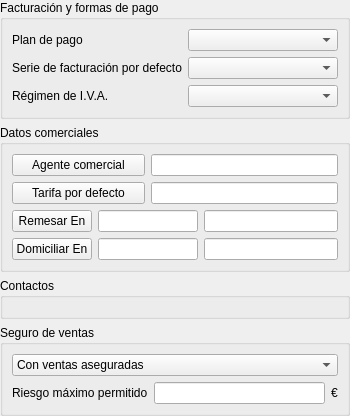
     <widget class="QWidget" name="pageComercial">
      <layout class="QVBoxLayout" name="verticalLayout_3">
       <property name="leftMargin">
        <number>0</number>
       </property>
       <property name="topMargin">
        <number>0</number>
       </property>
       <property name="rightMargin">
        <number>0</number>
       </property>
       <property name="bottomMargin">
        <number>0</number>
       </property>
       <item>
        <widget class="QGroupBox" name="groupBox_12">
         <property name="title">
          <string>Facturación y formas de pago</string>
         </property>
         <layout class="QGridLayout" name="gridLayout_4">
          <item row="1" column="2">
           <widget class="DBComboBox" name="db_idserie">
            <property name="sizePolicy">
             <sizepolicy hsizetype="Expanding" vsizetype="Fixed">
              <horstretch>0</horstretch>
              <verstretch>0</verstretch>
             </sizepolicy>
            </property>
            <property name="toolTip">
             <string>Indica la forma de facturación que por defecto se aplicara a facturas realizadas a este cliente.</string>
            </property>
            <property name="statusTip">
             <string>Indica la forma de facturación que por defecto se aplicara a facturas realizadas a este cliente.</string>
            </property>
            <property name="whatsThis">
             <string>Indica la forma de facturación que por defecto se aplicara a facturas realizadas a este cliente.</string>
            </property>
            <property name="fieldName" stdset="0">
             <string>idserie</string>
            </property>
            <property name="listTableModel" stdset="0">
             <string>seriesfacturacion</string>
            </property>
            <property name="listColumnName" stdset="0">
             <string>descripcion</string>
            </property>
            <property name="listColumnToSave" stdset="0">
             <string>id</string>
            </property>
            <property name="dataEditable" stdset="0">
             <bool>true</bool>
            </property>
           </widget>
          </item>
          <item row="0" column="2">
           <widget class="DBComboBox" name="db_idplanpago">
            <property name="sizePolicy">
             <sizepolicy hsizetype="Expanding" vsizetype="Fixed">
              <horstretch>0</horstretch>
              <verstretch>0</verstretch>
             </sizepolicy>
            </property>
            <property name="toolTip">
             <string>Escoja el plan de pagos de este cliente</string>
            </property>
            <property name="statusTip">
             <string>Escoja el plan de pagos de este cliente</string>
            </property>
            <property name="whatsThis">
             <string>Escoja el plan de pagos de este cliente</string>
            </property>
            <property name="fieldName" stdset="0">
             <string>idplanpago</string>
            </property>
            <property name="listTableModel" stdset="0">
             <string>planespago</string>
            </property>
            <property name="listColumnName" stdset="0">
             <string>descripcion</string>
            </property>
            <property name="listColumnToSave" stdset="0">
             <string>id</string>
            </property>
            <property name="dataEditable" stdset="0">
             <bool>true</bool>
            </property>
           </widget>
          </item>
          <item row="1" column="0" colspan="2">
           <widget class="QLabel" name="label_18">
            <property name="text">
             <string>Serie de facturación por defecto</string>
            </property>
            <property name="buddy">
             <cstring>db_idserie</cstring>
            </property>
           </widget>
          </item>
          <item row="0" column="0">
           <widget class="QLabel" name="label_17">
            <property name="text">
             <string>Plan de pago</string>
            </property>
            <property name="buddy">
             <cstring>db_idplanpago</cstring>
            </property>
           </widget>
          </item>
          <item row="2" column="0">
           <widget class="QLabel" name="label">
            <property name="text">
             <string>Régimen de I.V.A.</string>
            </property>
            <property name="buddy">
             <cstring>db_regimeniva</cstring>
            </property>
           </widget>
          </item>
          <item row="2" column="2">
           <widget class="DBComboBox" name="db_regimeniva">
            <property name="fieldName" stdset="0">
             <string>regimeniva</string>
            </property>
            <property name="dataEditable" stdset="0">
             <bool>true</bool>
            </property>
           </widget>
          </item>
         </layout>
        </widget>
       </item>
       <item>
        <widget class="QGroupBox" name="gbComercial">
         <property name="title">
          <string>Datos comerciales</string>
         </property>
         <layout class="QGridLayout" name="gridLayout_9">
          <item row="0" column="0" colspan="2">
           <widget class="DBChooseRecordButton" name="dbChooseRecordButton">
            <property name="text">
             <string>Agente comercial</string>
            </property>
            <property name="fieldName" stdset="0">
             <string>codagente</string>
            </property>
            <property name="dataEditable" stdset="0">
             <bool>true</bool>
            </property>
           </widget>
          </item>
          <item row="0" column="2" colspan="2">
           <widget class="DBLineEdit" name="db_telefono1_3">
            <property name="fieldName" stdset="0">
             <string>agentescomerciales.persona.nombrecompleto</string>
            </property>
           </widget>
          </item>
          <item row="2" column="0">
           <widget class="DBChooseRecordButton" name="db_codcuentarem">
            <property name="text">
             <string>Remesar En</string>
            </property>
            <property name="fieldName" stdset="0">
             <string>codcuentarem</string>
            </property>
            <property name="dataEditable" stdset="0">
             <bool>true</bool>
            </property>
           </widget>
          </item>
          <item row="2" column="1" colspan="2">
           <widget class="DBLineEdit" name="db_codcuentarem_text">
            <property name="maximumSize">
             <size>
              <width>100</width>
              <height>16777215</height>
             </size>
            </property>
            <property name="fieldName" stdset="0">
             <string>codcuentarem</string>
            </property>
            <property name="dataEditable" stdset="0">
             <bool>false</bool>
            </property>
           </widget>
          </item>
          <item row="2" column="3">
           <widget class="DBLineEdit" name="db_codcuentarem_cuenta">
            <property name="fieldName" stdset="0">
             <string>cuenta</string>
            </property>
            <property name="relationFilter" stdset="0">
             <string>cuentasbanco</string>
            </property>
            <property name="dataEditable" stdset="0">
             <bool>false</bool>
            </property>
           </widget>
          </item>
          <item row="3" column="0">
           <widget class="DBChooseRecordButton" name="db_codcuentadom">
            <property name="text">
             <string>Domiciliar En</string>
            </property>
            <property name="fieldName" stdset="0">
             <string>codcuentadom</string>
            </property>
            <property name="dataEditable" stdset="0">
             <bool>true</bool>
            </property>
           </widget>
          </item>
          <item row="3" column="1" colspan="2">
           <widget class="DBLineEdit" name="db_codcuentadom_text">
            <property name="maximumSize">
             <size>
              <width>100</width>
              <height>16777215</height>
             </size>
            </property>
            <property name="fieldName" stdset="0">
             <string>codcuentadom</string>
            </property>
            <property name="dataEditable" stdset="0">
             <bool>false</bool>
            </property>
           </widget>
          </item>
          <item row="3" column="3">
           <widget class="DBLineEdit" name="db_codcuentadom_cuenta">
            <property name="fieldName" stdset="0">
             <string>cuenta</string>
            </property>
            <property name="relationFilter" stdset="0">
             <string>cuentasbanco</string>
            </property>
            <property name="dataEditable" stdset="0">
             <bool>false</bool>
            </property>
           </widget>
          </item>
          <item row="1" column="0" colspan="2">
           <widget class="DBChooseRecordButton" name="db_idtarifa">
            <property name="text">
             <string>Tarifa por defecto</string>
            </property>
            <property name="dataEditable" stdset="0">
             <bool>true</bool>
            </property>
            <property name="fieldName" stdset="0">
             <string>idtarifa</string>
            </property>
           </widget>
          </item>
          <item row="1" column="2" colspan="2">
           <widget class="DBLineEdit" name="db_tarifasnombre">
            <property name="fieldName" stdset="0">
             <string>tarifas.father.nombre</string>
            </property>
           </widget>
          </item>
         </layout>
        </widget>
       </item>
       <item>
        <widget class="QGroupBox" name="groupBox_2">
         <property name="title">
          <string>Contactos</string>
         </property>
         <layout class="QHBoxLayout" name="horizontalLayout_4">
          <item>
           <widget class="DBDetailView" name="db_contactos" native="true">
            <property name="relationName" stdset="0">
             <string>contactos</string>
            </property>
            <property name="dataEditable" stdset="0">
             <bool>true</bool>
            </property>
           </widget>
          </item>
         </layout>
        </widget>
       </item>
       <item>
        <widget class="QGroupBox" name="groupBox_3">
         <property name="title">
          <string>Seguro de ventas</string>
         </property>
         <layout class="QGridLayout" name="gridLayout_3">
          <item row="0" column="0" colspan="3">
           <widget class="QComboBox" name="db_ventas_aseguradas">
            <property name="toolTip">
             <string>Indica si este cliente tiene sus ventas aseguradas.</string>
            </property>
            <property name="statusTip">
             <string>Indica si este cliente tiene sus ventas aseguradas.</string>
            </property>
            <property name="whatsThis">
             <string>Indica si este cliente tiene sus ventas aseguradas.</string>
            </property>
            <item>
             <property name="text">
              <string>Con ventas aseguradas</string>
             </property>
            </item>
            <item>
             <property name="text">
              <string>SIN cobertura por la compañía de seguros</string>
             </property>
            </item>
            <item>
             <property name="text">
              <string>Organismo público: No pueden asegurarse sus ventas</string>
             </property>
            </item>
            <item>
             <property name="text">
              <string>Particular: No pueden asegurarse sus ventas.</string>
             </property>
            </item>
            <item>
             <property name="text">
              <string>No asegurado por no solicitar crédito.</string>
             </property>
            </item>
           </widget>
          </item>
          <item row="1" column="0">
           <widget class="QLabel" name="label_9">
            <property name="text">
             <string>Riesgo máximo permitido</string>
            </property>
            <property name="buddy">
             <cstring>dbNumberEdit</cstring>
            </property>
           </widget>
          </item>
          <item row="1" column="1">
           <widget class="DBNumberEdit" name="dbNumberEdit"/>
          </item>
          <item row="1" column="2">
           <widget class="QLabel" name="label_10">
            <property name="text">
             <string>€</string>
            </property>
           </widget>
          </item>
         </layout>
        </widget>
       </item>
      </layout>
     </widget>
